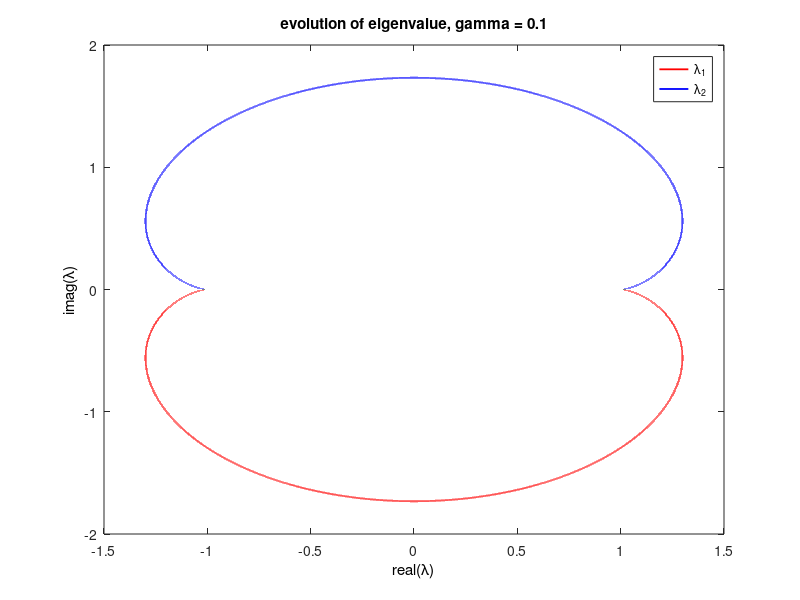
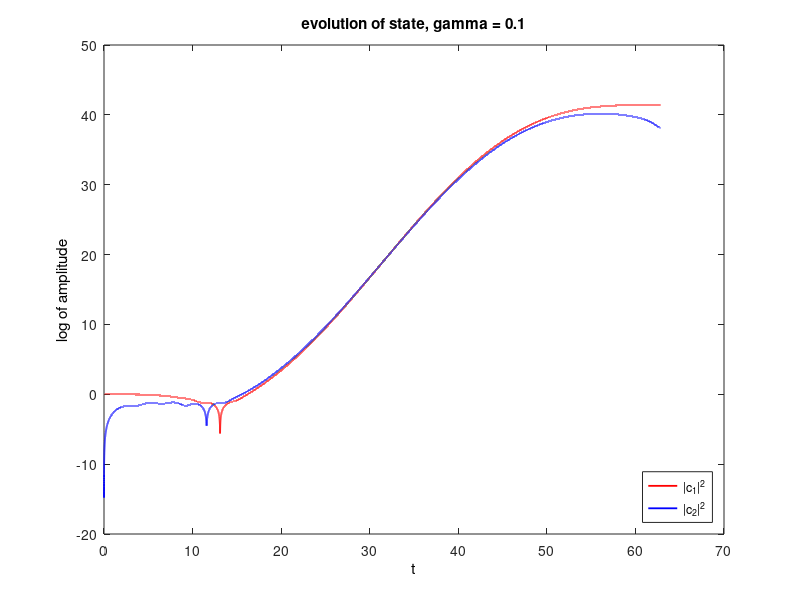

Recreate these plots in MATLAB, in order.
close all
clear
clc

% parameters
rho = 1;
gamma = 0.1;
kappa = 1.0;
num_points = 100000;
t = linspace(0, 2 * pi / abs(gamma), num_points);
dt = t(2) - t(1);
g = 1 - rho * cos(gamma * t);
delta = rho * sin(gamma * t);
lda1 = zeros(1, num_points);
lda2 = zeros(1, num_points);
c1 = zeros(1, num_points);
c2 = zeros(1, num_points);

% time evolution encircling EP at g = 1, delta = 0
for i = 1:length(t)
    Ham = [-1j * g(i) - delta(i), kappa;
        kappa, 1j * g(i) + delta(i)];
    [evector, evalue] = eig(Ham);

    if i == 1

        if evalue(1, 1) < 0
            lda1(i) = evalue(1, 1);
            lda2(i) = evalue(2, 2);
            evector_base1 = evector(:, 1);
            evector_base2 = evector(:, 2);
        else
            lda1(i) = evalue(2, 2);
            lda2(i) = evalue(1, 1);
            evector_base1 = evector(:, 2);
            evector_base2 = evector(:, 1);
        end

        % choose the initial state as state 1
        current_state = evector_base1;
    else

        if abs(evalue(1, 1) - lda1(i - 1)) <= abs(evalue(2, 2) - lda1(i - 1))
            lda1(i) = evalue(1, 1);
            lda2(i) = evalue(2, 2);
        else
            lda1(i) = evalue(2, 2);
            lda2(i) = evalue(1, 1);
        end

        % the new state is governed by the schrodinger equation
        current_state = current_state + (-1j) * Ham * current_state * dt;
    end

    c1(i) = dot(evector_base1, current_state);
    c2(i) = dot(evector_base2, current_state);

end

% visualization
res = 600;
plot_weight = 1.3;
fig_eigenval = figure;
plot(real(lda1), imag(lda1), 'red', 'linewidth', plot_weight);
hold on
plot(real(lda2), imag(lda2), 'blue', 'linewidth', plot_weight);
hold off
legend('\lambda_1', '\lambda_2');
set(get(gca, 'XLabel'), 'String', 'real(\lambda)');
set(get(gca, 'YLabel'), 'String', 'imag(\lambda)');
set(get(gca, 'Title'), 'String', ['evolution of eigenvalue, ', 'gamma = ', num2str(gamma)]);
filename = strcat(['fig_eigenval_', 'gamma_', num2str(gamma)]);
filename = [strrep(filename, '.png', '') '.png'];
print(fig_eigenval, '-dpng', ['-r' num2str(res)], filename);

fig_state = figure;
plot(t, log10(abs(c1).^2), 'red', 'linewidth', plot_weight);
hold on
plot(t, log10(abs(c2).^2), 'blue', 'linewidth', plot_weight);
hold off
legend('|c_{1}|^2', '|c_{2}|^2', 'location', 'southeast');
set(get(gca, 'XLabel'), 'String', 't');
set(get(gca, 'YLabel'), 'String', 'log of amplitude');
set(get(gca, 'Title'), 'String', ['evolution of state, ', 'gamma = ', num2str(gamma)]);
filename = strcat(['fig_state_', 'gamma_', num2str(gamma)]);
filename = [strrep(filename, '.png', '') '.png'];
print(fig_state, '-dpng', ['-r' num2str(res)], filename);
